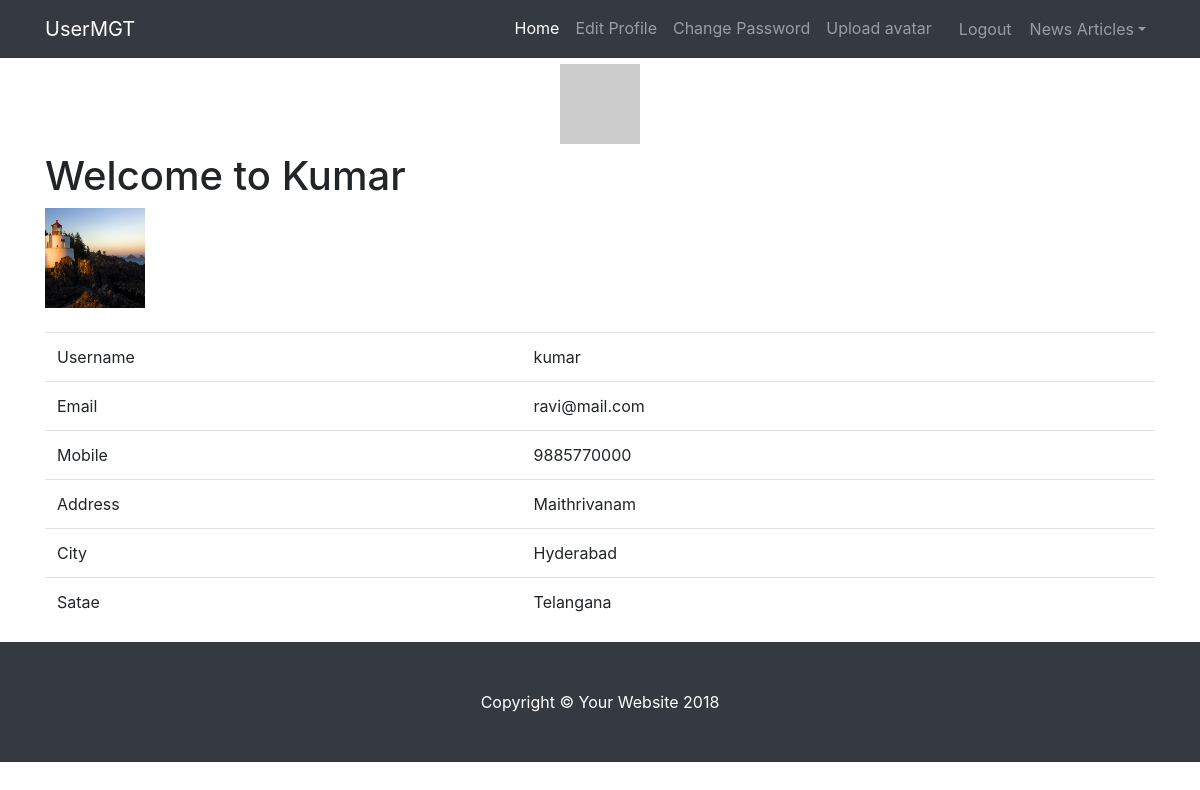
/home.php (signed in), run on the app's committed database.
### tables this page shows
CREATE TABLE `register` (
  `id` int(11) NOT NULL,
  `username` varchar(150) NOT NULL,
  `email` varchar(150) NOT NULL,
  `password` varchar(32) NOT NULL,
  `mobile` varchar(10) NOT NULL,
  `gender` varchar(10) NOT NULL,
  `city` varchar(60) NOT NULL,
  `state` varchar(60) NOT NULL,
  `address` text NOT NULL,
  `terms` int(11) NOT NULL,
  `date_of_reg` datetime NOT NULL,
  `status` int(11) NOT NULL DEFAULT '0',
  `ip` varchar(30) NOT NULL,
  `profile_pic` varchar(250) NOT NULL
);

### home.php (the view)
<?php
include("includes/header.php");
if(isset($_SESSION['loggedin']))
{
	include("includes/connect.php");
	$lid=$_SESSION['loggedin'];
	$res=mysqli_query($con,"select *from register
	where id=$lid");
	$row=mysqli_fetch_assoc($res);
	?>
		<div class="container">
			<h1>Welcome to
			<?php echo ucwords($row['username']);?></h1>
			<?php
			if($row['profile_pic']!="")
			{
			?>
				<img src="avatars/
				<?php echo $row['profile_pic']?>"
				height="100" width="100"><br><br>
			<?php
			}
			?>
			<table class="table">
				<tr>
					<td>Username</td>
					<td><?php echo $row['username']?></td>
				</tr>
				<tr>
					<td>Email</td>
					<td><?php echo $row['email']?></td>
				</tr>
				<tr>
					<td>Mobile</td>
					<td><?php echo $row['mobile']?></td>
				</tr>
				<tr>
					<td>Address</td>
					<td><?php echo $row['address']?></td>
				</tr>
				<tr>
					<td>City</td>
					<td><?php echo $row['city']?></td>
				</tr>
				<tr>
					<td>Satae</td>
					<td><?php echo $row['state']?></td>
				</tr>
			</table>
		</div>
	<?php
}
else
{
	header("location:login.php");
}
?>
<?php
include("includes/footer.php");
?>

### css/full-width-pics.css (style rules this page uses)
body { padding-top: 54px; }
@media (min-width: 992px) { body { padding-top: 56px; } }

### data on the page
register: username "Kumar", profile_pic (picture), username "kumar", email "ravi@mail.com", mobile "9885770000", address "Maithrivanam", city "Hyderabad", state "Telangana"
